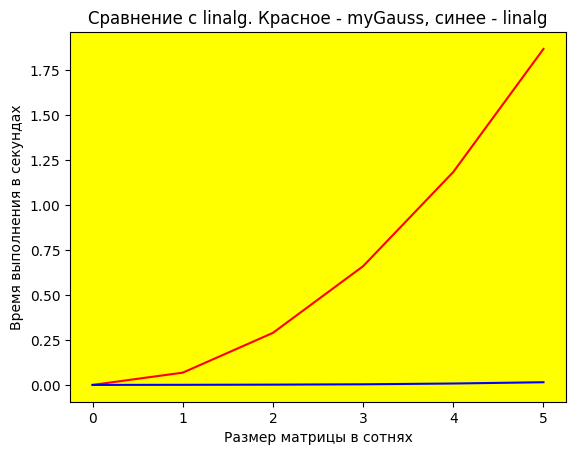

Recreate this plot in Python.
import numpy as np
import matplotlib.pyplot as plt
import time
from math import *

def toFixed(num, digits=0):
	return f"{num:.{digits}f}"

def diagDomination(A):
	n = np.size(A[0])
	for i in range(n):
		jmax = 0
		max = 0
		for j in range(n):
			if abs(A[i][j]) > abs(max):
				max = A[i][j]
				jmax = j
		if A[i][i] != A[i][jmax]:
			A[i][i], A[i][jmax] = A[i][jmax], A[i][i]
	return A

def Gauss(A, f):
	n = np.size(f)
	for k in range(n):
		f[k] /= A[k][k]
		A[k] /= A[k][k]
		for i in range(k + 1, n):
			f[i] -= f[k] * A[i][k]
			A[i] -= A[k] * A[i][k]
			A[i][k] = 0
	x = np.zeros(n)
	for i in range(n - 1, -1, -1):
		x[i] = f[i]
		for j in range(i + 1, n):
			x[i] -= A[i][j] * x[j]
	return x

n = 100
i = 0
res_gauss = [0.0]
res_linalg = [0.0]
while True:
# подготовим матрицу А с диаг. преобладанием, векторы f, x
	A = np.random.rand(n, n)
	A = diagDomination(A)
	f = np.random.rand(n)

	x1 = np.zeros(n)
	start_time = time.time()
	x1 = Gauss(A, f)
	res_gauss.append(float(toFixed(time.time() - start_time, 19)))

	x2 = np.zeros(n)
	start_time = time.time()
	x2 = np.linalg.solve(A, f)
	res_linalg.append(float(toFixed(time.time() - start_time, 19)))

	n += 100
	if res_gauss[i] > 1 or res_linalg[i] > 1:
		break
	i += 1

fig, ax = plt.subplots()
ax.set(facecolor = 'yellow',
	title = 'Сравнение с linalg. Красное - myGauss, синее - linalg',
	xlabel = 'Размер матрицы в сотнях',
	ylabel = 'Время выполнения в секундах')
ax.plot(res_gauss, color = 'r')
ax.plot(res_linalg, color = 'b')
plt.savefig('gauss.png', bbox_inches='tight')
plt.show()
